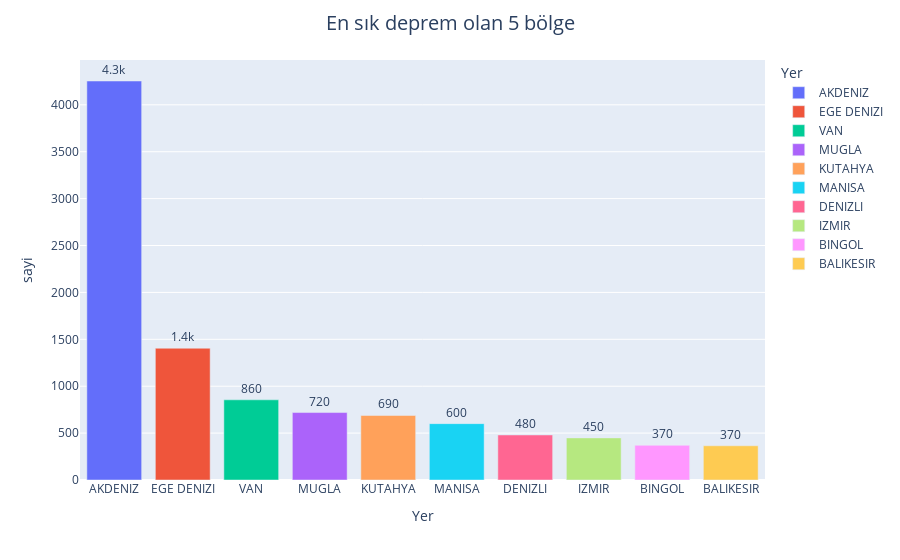

Source (notebook cell):
### Code cell
# En sık deprem olan 10 bölge

Yer_count = df.groupby('Yer').size().reset_index(name='sayi')
Yer_count_top = Yer_count.nlargest(10, 'sayi')[['Yer', 'sayi']]
fig = px.bar(Yer_count_top, x='Yer', y='sayi', color='Yer', text='sayi')
fig.update_layout(title_text='En sık deprem olan 5 bölge', title_x=0.5, title_font=dict(size=20))
fig.update_traces(texttemplate='%{text:.2s}', textposition='outside')
fig.show()

### Figure 1 — Plotly figure (JSON) as saved in the notebook; plotly's stock layout.template omitted (floating-point values rounded to 4 significant figures)
{"data": [{"alignmentgroup": "True", "hovertemplate": "Yer=%{x}<br>sayi=%{text}<extra></extra>", "legendgroup": "AKDENIZ", "marker": {"color": "#636efa", "pattern": {"shape": ""}}, "name": "AKDENIZ", "offsetgroup": "AKDENIZ", "orientation": "v", "showlegend": true, "text": [4254], "textposition": "outside", "texttemplate": "%{text:.2s}", "type": "bar", "x": ["AKDENIZ"], "xaxis": "x", "y": [4254], "yaxis": "y"}, {"alignmentgroup": "True", "hovertemplate": "Yer=%{x}<br>sayi=%{text}<extra></extra>", "legendgroup": "EGE DENIZI", "marker": {"color": "#EF553B", "pattern": {"shape": ""}}, "name": "EGE DENIZI", "offsetgroup": "EGE DENIZI", "orientation": "v", "showlegend": true, "text": [1405], "textposition": "outside", "texttemplate": "%{text:.2s}", "type": "bar", "x": ["EGE DENIZI"], "xaxis": "x", "y": [1405], "yaxis": "y"}, {"alignmentgroup": "True", "hovertemplate": "Yer=%{x}<br>sayi=%{text}<extra></extra>", "legendgroup": "VAN", "marker": {"color": "#00cc96", "pattern": {"shape": ""}}, "name": "VAN", "offsetgroup": "VAN", "orientation": "v", "showlegend": true, "text": [855], "textposition": "outside", "texttemplate": "%{text:.2s}", "type": "bar", "x": ["VAN"], "xaxis": "x", "y": [855], "yaxis": "y"}, {"alignmentgroup": "True", "hovertemplate": "Yer=%{x}<br>sayi=%{text}<extra></extra>", "legendgroup": "MUGLA", "marker": {"color": "#ab63fa", "pattern": {"shape": ""}}, "name": "MUGLA", "offsetgroup": "MUGLA", "orientation": "v", "showlegend": true, "text": [719], "textposition": "outside", "texttemplate": "%{text:.2s}", "type": "bar", "x": ["MUGLA"], "xaxis": "x", "y": [719], "yaxis": "y"}, {"alignmentgroup": "True", "hovertemplate": "Yer=%{x}<br>sayi=%{text}<extra></extra>", "legendgroup": "KUTAHYA", "marker": {"color": "#FFA15A", "pattern": {"shape": ""}}, "name": "KUTAHYA", "offsetgroup": "KUTAHYA", "orientation": "v", "showlegend": true, "text": [688], "textposition": "outside", "texttemplate": "%{text:.2s}", "type": "bar", "x": ["KUTAHYA"], "xaxis": "x", "y": [688], "yaxis": "y"}, {"alignmentgroup": "True", "hovertemplate": "Yer=%{x}<br>sayi=%{text}<extra></extra>", "legendgroup": "MANISA", "marker": {"color": "#19d3f3", "pattern": {"shape": ""}}, "name": "MANISA", "offsetgroup": "MANISA", "orientation": "v", "showlegend": true, "text": [601], "textposition": "outside", "texttemplate": "%{text:.2s}", "type": "bar", "x": ["MANISA"], "xaxis": "x", "y": [601], "yaxis": "y"}, {"alignmentgroup": "True", "hovertemplate": "Yer=%{x}<br>sayi=%{text}<extra></extra>", "legendgroup": "DENIZLI", "marker": {"color": "#FF6692", "pattern": {"shape": ""}}, "name": "DENIZLI", "offsetgroup": "DENIZLI", "orientation": "v", "showlegend": true, "text": [480], "textposition": "outside", "texttemplate": "%{text:.2s}", "type": "bar", "x": ["DENIZLI"], "xaxis": "x", "y": [480], "yaxis": "y"}, {"alignmentgroup": "True", "hovertemplate": "Yer=%{x}<br>sayi=%{text}<extra></extra>", "legendgroup": "IZMIR", "marker": {"color": "#B6E880", "pattern": {"shape": ""}}, "name": "IZMIR", "offsetgroup": "IZMIR", "orientation": "v", "showlegend": true, "text": [449], "textposition": "outside", "texttemplate": "%{text:.2s}", "type": "bar", "x": ["IZMIR"], "xaxis": "x", "y": [449], "yaxis": "y"}, {"alignmentgroup": "True", "hovertemplate": "Yer=%{x}<br>sayi=%{text}<extra></extra>", "legendgroup": "BINGOL", "marker": {"color": "#FF97FF", "pattern": {"shape": ""}}, "name": "BINGOL", "offsetgroup": "BINGOL", "orientation": "v", "showlegend": true, "text": [370], "textposition": "outside", "texttemplate": "%{text:.2s}", "type": "bar", "x": ["BINGOL"], "xaxis": "x", "y": [370], "yaxis": "y"}, {"alignmentgroup": "True", "hovertemplate": "Yer=%{x}<br>sayi=%{text}<extra></extra>", "legendgroup": "BALIKESIR", "marker": {"color": "#FECB52", "pattern": {"shape": ""}}, "name": "BALIKESIR", "offsetgroup": "BALIKESIR", "orientation": "v", "showlegend": true, "text": [365], "textposition": "outside", "texttemplate": "%{text:.2s}", "type": "bar", "x": ["BALIKESIR"], "xaxis": "x", "y": [365], "yaxis": "y"}], "layout": {"barmode": "relative", "legend": {"title": {"text": "Yer"}, "tracegroupgap": 0}, "margin": {"t": 60}, "title": {"font": {"size": 20}, "text": "En sık deprem olan 5 bölge", "x": 0.5}, "xaxis": {"anchor": "y", "categoryarray": ["AKDENIZ", "EGE DENIZI", "VAN", "MUGLA", "KUTAHYA", "MANISA", "DENIZLI", "IZMIR", "BINGOL", "BALIKESIR"], "categoryorder": "array", "domain": [0, 1], "title": {"text": "Yer"}}, "yaxis": {"anchor": "x", "domain": [0, 1], "title": {"text": "sayi"}}}}
